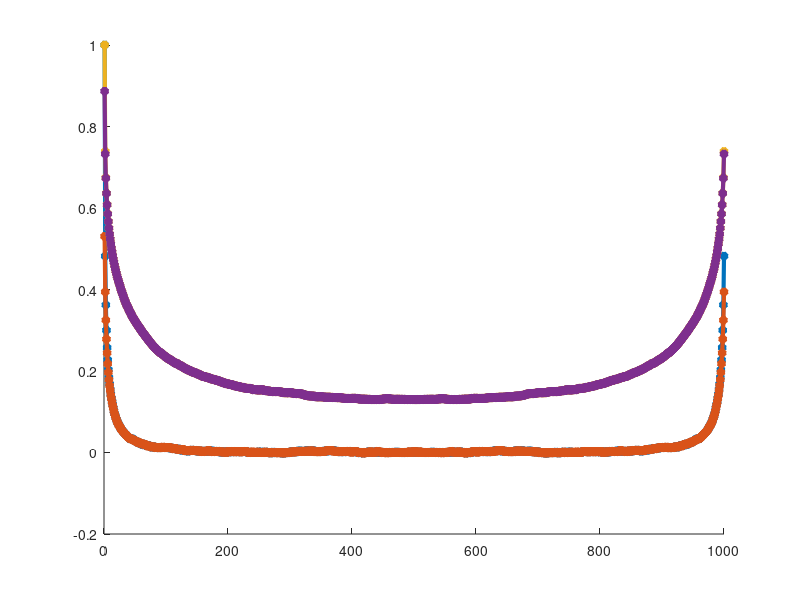
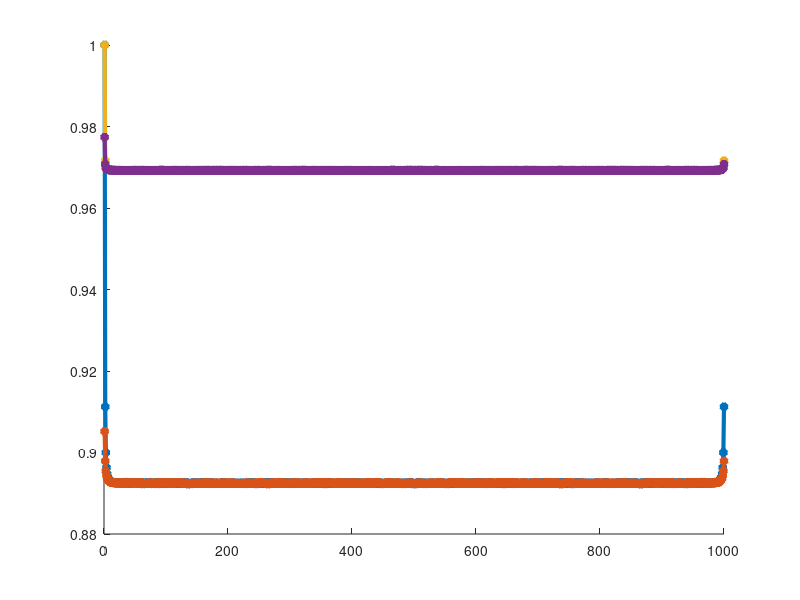

These charts were generated, in order, by the following MATLAB code:
%n = 10;
%for i = 1:n
%	data = csvread(strcat('corr', num2str(i), '.csv'));
%	figure()
%	plot(data')
%end


corr1 = csvread('corr3.csv');
corr2 = csvread('corr4.csv');
corr3 = csvread('corr9.csv');
corr4 = csvread('corr10.csv');

figure()
hold on
plot(corr1', '-*', 'linewidth', 3)
plot(corr3', '-*', 'linewidth', 3)
hold off
figure()
hold on
plot( corr2', '-*', 'linewidth', 3)
plot( corr4', '-*', 'linewidth', 3)
